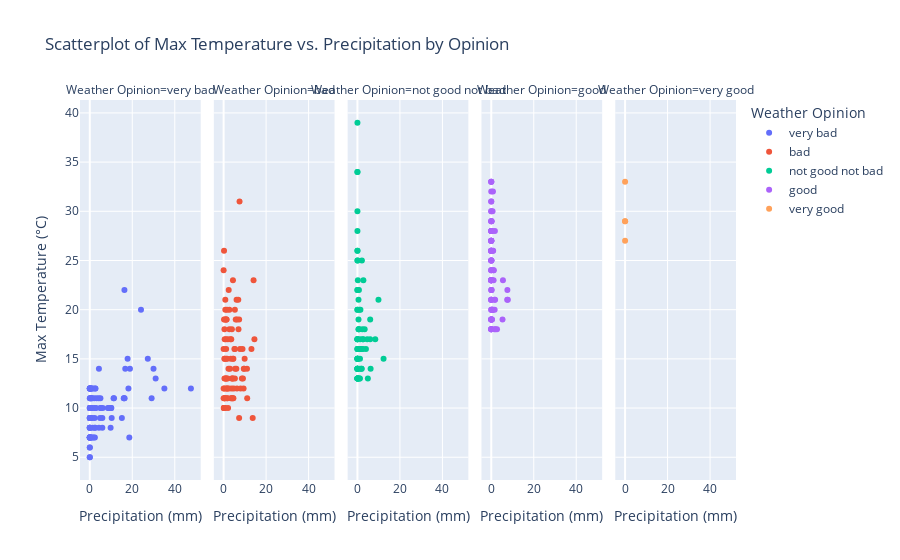

Source (notebook cell):
### Markdown cell above
## Figure with multi-charts

### Code cell
# Draw a scatterplot with Max Temperature on Y-axis, and Precipitation on X-axis.
# Not really "one" scatterplot, but 5 charts on columns, one by opinion. Maybe with the "facet_col" argument ?

# Could you add an hover name (when you overview with the mouse) with the Month ?

fig_facet_scatter = px.scatter(
    data_frame=df_weather,
    x="PRECIP_TOTAL_DAY_MM",
    y="MAX_TEMPERATURE_C",
    color="OPINION",  # Color by Opinion
    facet_col="OPINION",  # Separate columns by Opinion
    hover_name="MONTH",  # Hover name to show the Month
    title="Scatterplot of Max Temperature vs. Precipitation by Opinion",
    labels={
        "PRECIP_TOTAL_DAY_MM": "Precipitation (mm)",
        "MAX_TEMPERATURE_C": "Max Temperature (°C)",
        "OPINION": "Weather Opinion"
    }
)

# Display the interactive plot
fig_facet_scatter.show()

### Figure 1 — Plotly figure (JSON) as saved in the notebook; plotly's stock layout.template omitted (floating-point values rounded to 4 significant figures)
{"data": [{"hovertemplate": "<b>%{hovertext}</b><br><br>Weather Opinion=very bad<br>Precipitation (mm)=%{x}<br>Max Temperature (°C)=%{y}<extra></extra>", "hovertext": [1, 1, 1, 1, 1, 1, 1, 1, 1, 1, 1, 1, 1, 1, 1, 1, 1, 1, 1, 1, 1, 1, 1, 1, 1, 2, 2, 2, 2, 2, 2, 2, 2, 2, 2, 3, 3, 3, 3, 3, 3, 3, 3, 3, 4, 4, 4, 4, 4, 4, 4, 4, 5, 5, 5, 6, 7, 9, 10, 11, 11, 11, 11, 11, 11, 11, 11, 11, 11, 11, 11, 11, 11, 11, 11, 12, 12, 12, 12, 12, 12, 12, 12, 12, 12, 12, 12, 12, 12, 12, 12, 12, 12, 12, 12, 12, 12, 12], "legendgroup": "very bad", "marker": {"color": "#636efa", "symbol": "circle"}, "mode": "markers", "name": "very bad", "orientation": "v", "showlegend": true, "type": "scatter", "x": [0.2, 0, 0, 0, 0, 0, 0, 0, 0.1, 0.2, 0, 0, 1.3, 1.2, 0.1, 0.2, 0, 9.8, 1.3, 2.4, 5.9, 2.6, 15.1, 2, 4.3, 1, 0, 18.6, 0.8, 29.1, 0.1, 0, 0, 0.9, 2.5, 47.6, 0.2, 0.1, 4.2, 5, 1.1, 1, 0.1, 0, 5.2, 1.1, 10.1, 6.1, 1.6, 0, 2.3, 18.9, 0.6, 0.3, 17.8, 27.3, 16.3, 24.1, 4.3, 30, 11.4, 3.2, 10.1, 2.1, 4.8, 11.2, 2.3, 10.3, 0, 0, 0, 0, 16, 8.5, 2.7, 0, 0, 0, 0, 0, 0.3, 0.9, 5.9, 18.2, 2.2, 5, 16.1, 31, 35.1, 16.4, 3, 9, 16.7, 0.2, 0, 0, 0, 0.1], "xaxis": "x", "y": [9, 8, 6, 5, 6, 5, 10, 7, 7, 10, 9, 9, 8, 9, 7, 7, 7, 8, 7, 7, 8, 8, 9, 7, 8, 7, 8, 7, 10, 11, 10, 12, 10, 12, 12, 12, 12, 11, 11, 11, 11, 12, 12, 12, 10, 10, 10, 10, 12, 12, 9, 14, 11, 12, 15, 15, 22, 20, 14, 14, 11, 11, 10, 11, 9, 11, 8, 9, 8, 10, 9, 7, 11, 10, 12, 7, 7, 7, 8, 7, 11, 11, 9, 12, 10, 10, 11, 13, 12, 11, 10, 10, 14, 12, 11, 9, 12, 10], "yaxis": "y"}, {"hovertemplate": "<b>%{hovertext}</b><br><br>Weather Opinion=bad<br>Precipitation (mm)=%{x}<br>Max Temperature (°C)=%{y}<extra></extra>", "hovertext": [1, 1, 1, 1, 1, 1, 2, 2, 2, 2, 2, 2, 3, 3, 3, 3, 3, 3, 3, 3, 3, 4, 4, 4, 4, 4, 4, 4, 5, 5, 5, 5, 5, 5, 5, 5, 5, 6, 6, 6, 6, 7, 7, 7, 8, 8, 8, 8, 8, 9, 9, 9, 9, 9, 9, 9, 10, 10, 10, 10, 10, 10, 10, 10, 10, 10, 10, 10, 10, 10, 10, 10, 10, 10, 10, 11, 11, 11, 11, 11, 11, 11, 11, 11, 11, 11, 11, 12, 12, 12, 12, 12, 12, 12], "legendgroup": "bad", "marker": {"color": "#EF553B", "symbol": "circle"}, "mode": "markers", "name": "bad", "orientation": "v", "showlegend": true, "type": "scatter", "x": [0.2, 0.1, 0.1, 4.4, 4.6, 2.1, 7.3, 9.4, 4, 1.6, 6.3, 0.9, 5.4, 11.1, 3.4, 5.3, 1.2, 0.9, 0.5, 1.1, 0.5, 1.8, 3, 2.7, 4.4, 1.4, 0.4, 0, 0.4, 0.5, 4.4, 1.7, 6, 3.6, 7, 0.5, 1.4, 6.3, 3.4, 5.1, 14.1, 7.5, 0.2, 6.1, 4.4, 2.4, 0.8, 7.3, 0, 6.9, 2, 0.5, 1.3, 1.1, 5.3, 0.8, 5.7, 0.2, 1.1, 0.4, 3.9, 1.6, 2.7, 1.2, 13.1, 5.3, 7.7, 1.2, 9.9, 9.5, 4.6, 1.7, 2.3, 3.2, 8.9, 14.5, 11, 4.2, 8, 3.8, 1.8, 3.8, 8.6, 9.7, 3.8, 1.9, 13.7, 0.4, 9.1, 0.6, 4.8, 2.6, 0, 0], "xaxis": "x2", "y": [10, 10, 10, 11, 11, 10, 9, 12, 11, 11, 12, 13, 14, 11, 11, 13, 12, 10, 11, 13, 11, 12, 14, 18, 13, 13, 12, 16, 15, 15, 15, 15, 14, 17, 18, 17, 19, 19, 15, 16, 23, 31, 26, 21, 23, 22, 20, 19, 24, 21, 17, 19, 19, 19, 20, 21, 19, 19, 17, 18, 18, 20, 20, 16, 16, 16, 16, 15, 15, 14, 15, 12, 14, 17, 16, 17, 14, 13, 12, 11, 11, 12, 13, 14, 13, 13, 9, 13, 13, 11, 12, 12, 12, 11], "yaxis": "y2"}, {"hovertemplate": "<b>%{hovertext}</b><br><br>Weather Opinion=not good not bad<br>Precipitation (mm)=%{x}<br>Max Temperature (°C)=%{y}<extra></extra>", "hovertext": [2, 2, 2, 2, 2, 2, 2, 2, 2, 3, 3, 3, 3, 3, 3, 3, 3, 3, 3, 3, 4, 4, 4, 4, 4, 4, 4, 4, 5, 5, 5, 5, 5, 5, 5, 5, 5, 5, 5, 5, 6, 6, 6, 6, 6, 6, 6, 6, 6, 7, 7, 7, 7, 7, 8, 8, 8, 8, 8, 8, 8, 8, 8, 8, 9, 9, 10, 10, 10, 10, 10, 10, 10, 11, 11, 12], "legendgroup": "not good not bad", "marker": {"color": "#00cc96", "symbol": "circle"}, "mode": "markers", "name": "not good not bad", "orientation": "v", "showlegend": true, "type": "scatter", "x": [0, 0, 0, 0, 0, 0, 0, 0, 0, 0, 4.9, 1.1, 0.6, 0.1, 0, 0.1, 0, 0, 0.1, 2.5, 0.8, 1.9, 0.1, 0, 6.2, 12.3, 6, 2, 6, 0, 1.2, 2, 0, 0, 0, 4.6, 0.5, 1.2, 0.2, 0, 1.5, 3.4, 4, 2.7, 2.3, 0.6, 0.9, 0, 0, 0, 0, 2.1, 0, 2.8, 0.1, 0, 0.2, 0, 0.7, 9.9, 0.5, 0, 0, 0, 8.4, 1.4, 2.6, 0.5, 0, 1.3, 1.1, 1.5, 0.8, 1.1, 0.1, 0], "xaxis": "x3", "y": [13, 15, 14, 15, 13, 17, 17, 14, 15, 14, 13, 13, 13, 15, 17, 13, 13, 14, 16, 17, 16, 14, 14, 14, 14, 15, 19, 14, 17, 15, 14, 16, 16, 16, 17, 17, 19, 15, 15, 20, 16, 18, 16, 17, 18, 18, 20, 34, 34, 22, 26, 25, 39, 23, 25, 28, 23, 22, 22, 21, 21, 26, 25, 30, 17, 20, 16, 18, 20, 17, 16, 16, 18, 13, 13, 13], "yaxis": "y3"}, {"hovertemplate": "<b>%{hovertext}</b><br><br>Weather Opinion=good<br>Precipitation (mm)=%{x}<br>Max Temperature (°C)=%{y}<extra></extra>", "hovertext": [2, 2, 2, 3, 3, 4, 4, 4, 4, 4, 4, 4, 5, 5, 5, 5, 5, 5, 5, 6, 6, 6, 6, 6, 6, 6, 6, 6, 6, 6, 6, 6, 6, 6, 7, 7, 7, 7, 7, 7, 7, 7, 7, 7, 7, 7, 7, 7, 7, 7, 7, 7, 7, 7, 8, 8, 8, 8, 8, 8, 8, 8, 8, 8, 8, 8, 8, 8, 8, 9, 9, 9, 9, 9, 9, 9, 9, 9, 9, 9, 9, 9, 9, 9, 9, 9, 9, 9, 9, 10, 10, 10, 10], "legendgroup": "good", "marker": {"color": "#ab63fa", "symbol": "circle"}, "mode": "markers", "name": "good", "orientation": "v", "showlegend": true, "type": "scatter", "x": [0, 0, 0, 0, 5.3, 2, 0, 0, 0, 1.6, 7.8, 0, 0, 0, 0.8, 1.8, 7.5, 1.6, 0, 0, 0.5, 2.7, 0, 0.3, 0, 0, 0, 0.5, 0, 0, 0.9, 0, 0, 0.7, 1, 0, 0, 0, 0.6, 1.7, 0, 0, 0, 0, 0, 0, 0, 0, 0, 0, 0.8, 0, 1.2, 0.3, 0, 0, 0, 0.1, 5.5, 1.1, 0, 0, 0, 0, 0, 0, 0, 0.2, 0, 0, 0, 0, 0.3, 0, 0, 0.2, 0, 7.6, 0, 0, 0, 0, 0, 0, 0, 0, 0, 0, 0.2, 0.3, 1.5, 0, 0], "xaxis": "x4", "y": [18, 19, 20, 18, 19, 18, 19, 21, 24, 21, 21, 18, 18, 18, 20, 21, 21, 20, 25, 23, 20, 18, 19, 19, 25, 28, 20, 20, 23, 27, 26, 31, 32, 26, 24, 25, 26, 28, 30, 28, 27, 25, 28, 26, 27, 26, 26, 29, 26, 33, 32, 23, 24, 23, 27, 29, 26, 25, 23, 23, 22, 23, 28, 30, 33, 30, 33, 29, 23, 23, 24, 26, 20, 19, 23, 22, 21, 22, 22, 24, 28, 29, 31, 21, 27, 23, 23, 27, 28, 19, 18, 21, 19], "yaxis": "y4"}, {"hovertemplate": "<b>%{hovertext}</b><br><br>Weather Opinion=very good<br>Precipitation (mm)=%{x}<br>Max Temperature (°C)=%{y}<extra></extra>", "hovertext": [6, 7, 7, 8], "legendgroup": "very good", "marker": {"color": "#FFA15A", "symbol": "circle"}, "mode": "markers", "name": "very good", "orientation": "v", "showlegend": true, "type": "scatter", "x": [0, 0, 0, 0], "xaxis": "x5", "y": [29, 27, 33, 29], "yaxis": "y5"}], "layout": {"annotations": [{"font": {}, "showarrow": false, "text": "Weather Opinion=very bad", "x": 0.092, "xanchor": "center", "xref": "paper", "y": 1, "yanchor": "bottom", "yref": "paper"}, {"font": {}, "showarrow": false, "text": "Weather Opinion=bad", "x": 0.296, "xanchor": "center", "xref": "paper", "y": 1, "yanchor": "bottom", "yref": "paper"}, {"font": {}, "showarrow": false, "text": "Weather Opinion=not good not bad", "x": 0.5, "xanchor": "center", "xref": "paper", "y": 1, "yanchor": "bottom", "yref": "paper"}, {"font": {}, "showarrow": false, "text": "Weather Opinion=good", "x": 0.704, "xanchor": "center", "xref": "paper", "y": 1, "yanchor": "bottom", "yref": "paper"}, {"font": {}, "showarrow": false, "text": "Weather Opinion=very good", "x": 0.908, "xanchor": "center", "xref": "paper", "y": 1, "yanchor": "bottom", "yref": "paper"}], "legend": {"title": {"text": "Weather Opinion"}, "tracegroupgap": 0}, "title": {"text": "Scatterplot of Max Temperature vs. Precipitation by Opinion"}, "xaxis": {"anchor": "y", "domain": [0, 0.184], "title": {"text": "Precipitation (mm)"}}, "xaxis2": {"anchor": "y2", "domain": [0.204, 0.388], "matches": "x", "title": {"text": "Precipitation (mm)"}}, "xaxis3": {"anchor": "y3", "domain": [0.408, 0.592], "matches": "x", "title": {"text": "Precipitation (mm)"}}, "xaxis4": {"anchor": "y4", "domain": [0.612, 0.796], "matches": "x", "title": {"text": "Precipitation (mm)"}}, "xaxis5": {"anchor": "y5", "domain": [0.816, 1], "matches": "x", "title": {"text": "Precipitation (mm)"}}, "yaxis": {"anchor": "x", "domain": [0, 1], "title": {"text": "Max Temperature (°C)"}}, "yaxis2": {"anchor": "x2", "domain": [0, 1], "matches": "y", "showticklabels": false}, "yaxis3": {"anchor": "x3", "domain": [0, 1], "matches": "y", "showticklabels": false}, "yaxis4": {"anchor": "x4", "domain": [0, 1], "matches": "y", "showticklabels": false}, "yaxis5": {"anchor": "x5", "domain": [0, 1], "matches": "y", "showticklabels": false}}}
